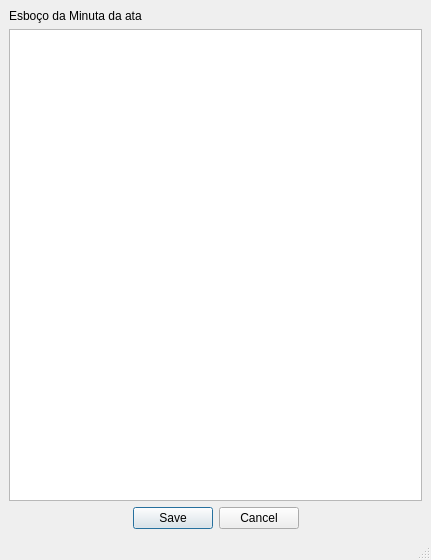
<?xml version="1.0" encoding="UTF-8"?>
<ui version="4.0">
 <class>MainWindow</class>
 <widget class="QMainWindow" name="MainWindow">
  <property name="geometry">
   <rect>
    <x>0</x>
    <y>0</y>
    <width>431</width>
    <height>560</height>
   </rect>
  </property>
  <property name="windowTitle">
   <string>Gerar Minuta da Ata</string>
  </property>
  <property name="styleSheet">
   <string notr="true"/>
  </property>
  <widget class="QWidget" name="centralwidget">
   <layout class="QVBoxLayout" name="verticalLayout_2">
    <item>
     <widget class="QLabel" name="label">
      <property name="text">
       <string>Esboço da Minuta da ata</string>
      </property>
     </widget>
    </item>
    <item>
     <widget class="QTextBrowser" name="docText"/>
    </item>
    <item>
     <widget class="QDialogButtonBox" name="buttonBox">
      <property name="standardButtons">
       <set>QDialogButtonBox::Cancel|QDialogButtonBox::Save</set>
      </property>
      <property name="centerButtons">
       <bool>true</bool>
      </property>
     </widget>
    </item>
   </layout>
  </widget>
  <widget class="QStatusBar" name="statusbar"/>
 </widget>
 <resources/>
 <connections/>
</ui>
